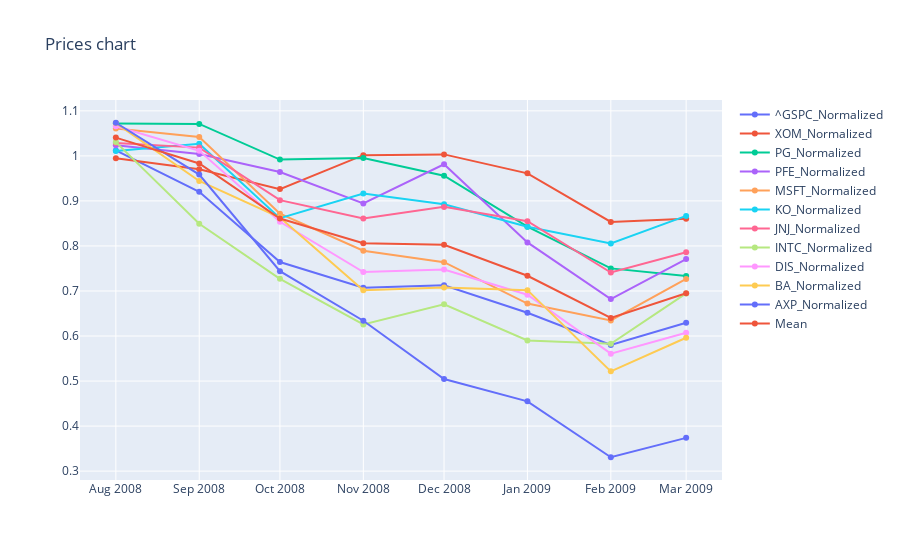
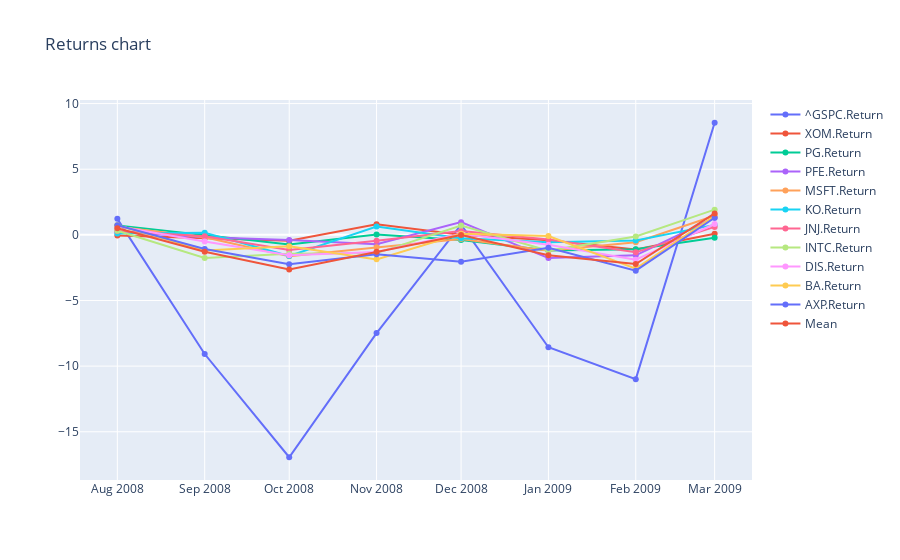

Notebook code cell kept with these figures, in order:
### Markdown cell above
### **POINT 4** 
Now add a risk-free bond to your portfolio. 
Assume that you are a risk-averse manager, and you want 40% of $1 million invested in risk-free rates and the rest (60%) in the stock portfolio you created in Point 3. 

Did the portfolio pefcorm better than the “stocks” only portfolio during the 2007-2009 crisis ?

### Code cell
# Settings
market_label = '^GSPC'
risk_free_bond = '^TNX'
factor_label = ['RF']

#portfolio_1 = {'NKE':0.1, 'JNJ':0.1, 'MCD':0.1, 'IBM':0.1, 'INTC':0.1, 'GE':0.1, 'F':0.1, 'AXP':0.1, 'KO':0.1, 'CL':0.1} 
#portfolio_2 = {risk_free_bond: 0.4, 'NKE':0.06, 'MCD':0.06, 'IBM':0.06, 'INTC':0.06, 'GE':0.06, 'F':0.06, 'JNJ':0.06, 'AXP':0.06, 'KO':0.06, 'CL':0.06}

portfolio_1 = {'MSFT':0.1, 'INTC':0.1, 'JNJ':0.1, 'PFE':0.1, 'XOM':0.1, 'AXP':0.1, 'DIS':0.1, 'KO':0.1, 'BA':0.1, 'PG':0.1}
portfolio_2 = {risk_free_bond: 0.4,'MSFT':0.06, 'INTC':0.06, 'JNJ':0.06, 'PFE':0.06, 'XOM':0.06, 'AXP':0.06, 'DIS':0.06, 'KO':0.06, 'BA':0.06, 'PG':0.06}

print("------------------------------------------------------------------------------------------\n")
print("PORTFOLIO Only Stocks\n")
print("Portfolio composition  -> ", portfolio_1, "\nMarket index ->", market_label, "\nFama/French 3 rate-> ", factor_label, "\n")

market, stocks, factor = get_datas(portfolio_1, market_label, factor_label, start_date_30, end_date)

# Calculating statistics for portfolio with only stocks
#pf_stats_30, cb_30_1 = calculate_statistics_2f(portfolio_1, stocks, market, market_label, factor, 'RF', 'Last 30Y', start_date_30, end_date, balance) 
#pf_stats_20, cb_20_1  = calculate_statistics_2f(portfolio_1, stocks, market, market_label, factor, 'RF', 'Last 20Y', start_date_20, end_date, balance)
#pf_stats_10, cb_10_1  = calculate_statistics_2f(portfolio_1, stocks, market, market_label, factor, 'RF', 'Last 10Y', start_date_10, end_date, balance)

pf_stats_crisis, cb_crisis_1  = calculate_statistics_2f(portfolio_1, stocks, market, market_label, factor, 'RF', '08/09 Crisis', start_date_crisis, end_date_crisis, balance)
pf_stats_1 = pd.concat([pf_stats_crisis], axis = 0)

print_results(pf_stats_1)

print("PORTFOLIO with Bond\n")
print("Portfolio composition  -> ", portfolio_2, "\nMarket index ->", market_label, "\nFama/French 3 rate-> ", factor_label, "\n")

market, stocks, factor = get_datas(portfolio_2, market_label, factor_label, start_date_30, end_date)

# Calculating statistics for portfolio reorganized with a bond
#pf_stats_30, cb_30_2 = calculate_statistics_2f(portfolio_2, stocks, market, market_label, factor, 'RF', 'Last 30Y', start_date_30, end_date, balance) 
#pf_stats_20, cb_20_2  = calculate_statistics_2f(portfolio_2, stocks, market, market_label, factor, 'RF', 'Last 20Y', start_date_20, end_date, balance)
#pf_stats_10, cb_10_2 = calculate_statistics_2f(portfolio_2, stocks, market, market_label, factor, 'RF', 'Last 10Y', start_date_10, end_date, balance)

pf_stats_crisis, cb_crisis_2  = calculate_statistics_2f(portfolio_2, stocks, market, market_label, factor, 'RF', '08/09 Crisis', start_date_crisis, end_date_crisis, balance)
pf_stats_2 = pd.concat([pf_stats_crisis], axis = 0)

# Printing output - If data not show properly, try to resize the page (Ex. ctrl + mouseWheel, ctrl + '+'/'-')
print_results(pf_stats_2)
columns=[col for col in cb_crisis_1.columns if col.endswith('.Return') and not col.endswith('.Exc.Return')]
chart(cb_crisis_1.filter(regex='_Normalized$'), cb_crisis_1.filter(items = columns), "Prices chart", "Returns chart", "Charts section")
chart(cb_crisis_2.filter(regex='_Normalized$'), cb_crisis_2.filter(items = columns), "Prices chart", "Returns chart", "Charts section")

#print_datas(cb_crisis_1)
#print_datas(cb_crisis_2)
